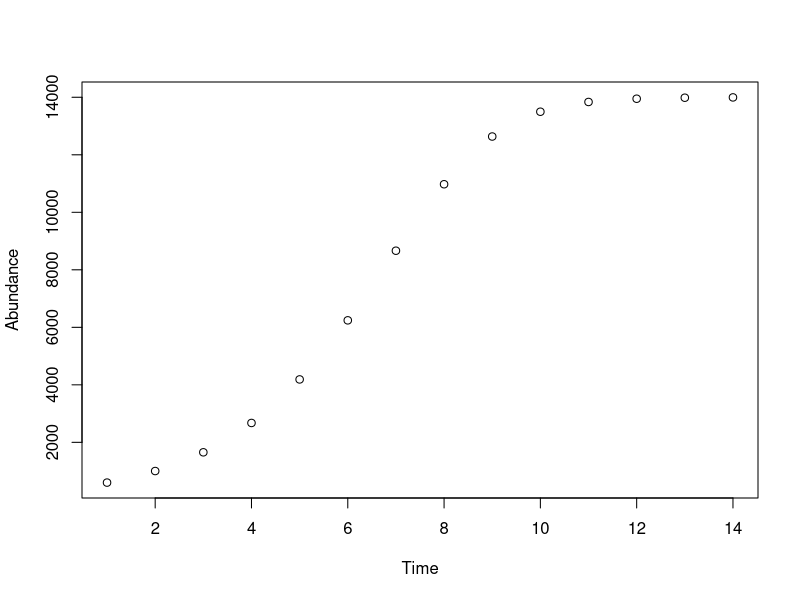

R code for this plot:
###### STEP 3 ######
#Create Lab 4's logistic growth model into a function
#Arguments will be: r = growth rate, K = carrying capacity, n = initial population size and t = time (number of generations)
LogGrowthMod <- function(r, K, n, t) {
    time <- seq(1, t, 1)
    abundance <- rep(NA, t)
    abundance[1] <- n
    for(i in 1:(t-1)){
        abundance[i+1] <- abundance[i] + (r*abundance[i]*(1-(abundance[i])/K))
    } 
    (plot(time, abundance, ##Make a plot of abundance over time with labels
                xlab = "Time",
                ylab = "Abundance"))
    LogGrowthData <- matrix(1:24, ncol=2) 
    LogGrowthData <- cbind(time, abundance) #store time and abundance values in matrix
    colnames(LogGrowthData) <- c("generations", "abundance")
    return(LogGrowthData)
}

#Call the Function with chosen parameter values 
#r = 0.7
#K = 14000
#n = 600
#t = 14
LogGrowthResults <- LogGrowthMod(0.7, 14000, 600, 14)

#Save results in csv file
write.csv(x = LogGrowthResults, file = "LogGrowthResults.csv")




